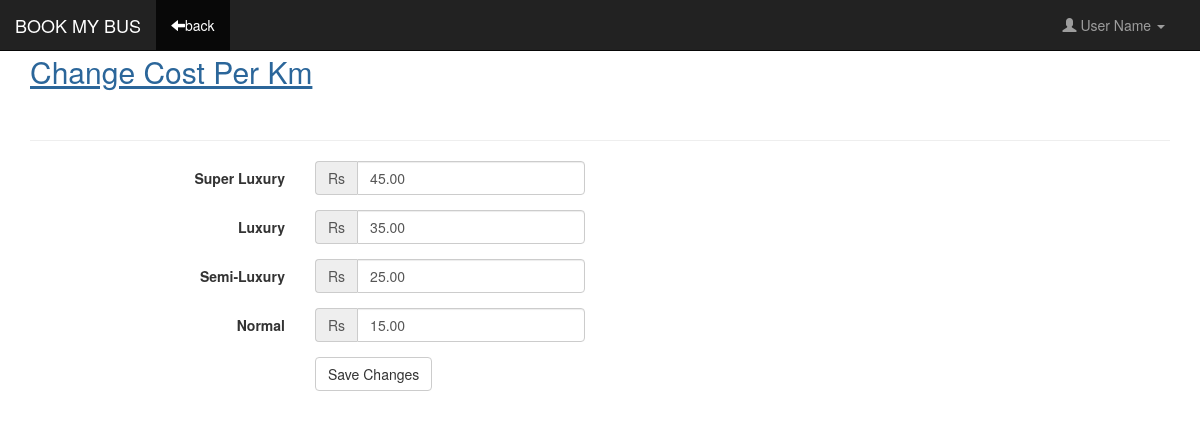
Screenshot of /PHP_Files/ChangeCost.php with the database file from the repository.
### tables this page shows
create table CostPerKm (
    BusType varchar(15),
    CostPerKm Numeric(4,2) not null,
    Primary Key(BusType)
);

### DaoImpl1/CostPerKmDao.php (called while the page is built, shortened)
<?php
require_once '../Modal/PhpClasses1.php';
class CostPerKmDao
{
    public function getCostPerKmData($conn)
    {
        $sql = "select BusType,CostPerKm  from CostPerKm order by CostPerKm DESC ";
        $stmt = $conn->prepare($sql);
        $stmt->execute();
        $result = $stmt->get_result();
        $Costs = array();
        while ($row = $result->fetch_assoc()) {
            $Costs[] = new CostPerKm($row['BusType'], $row['CostPerKm']);
        }
        return $Costs;
    }
}

### Controller/AdminController.php (called while the page is built, shortened)
<?php
include_once '../DaoImpl1/CostPerKmDao.php';
class AdminController
{
    private static $Admin;
    private static $CostPerKm;
    private static function init()
    {
        if (AdminController::$Admin == null) {
            AdminController::$Admin = new AdminDao();
            AdminController::$CostPerKm = new CostPerKmDao();
        }
    }
    public static function getCostPerKmData($conn){
       return AdminController::$CostPerKm->getCostPerKmData($conn);
    }
}
?>

### Modal/PhpClasses1.php (called while the page is built, shortened)
<?php
Class CostPerKm{
    private $CostPerKm;
    public function __construct($BusType, $CostPerKm)
    {
        $this->CostPerKm = $CostPerKm;
    }
    public function getCostPerKm()
    {
        return $this->CostPerKm;
    }
}

### PHP_Files/ChangeCost.php (the view, shortened to what this page needs)
<!DOCTYPE html>
<html lang="en">
<head>
    <link rel="stylesheet" href="https://maxcdn.bootstrapcdn.com/bootstrap/3.3.7/css/bootstrap.min.css">
    <link href="https://cdnjs.cloudflare.com/ajax/libs/select2/4.0.3/css/select2.min.css" rel="stylesheet" />
    <?php include_once '../Controller/AdminController.php'?>
</head>
<body><nav class="navbar navbar-inverse navbar-fixed-top">
    <div class="container-fluid">
        <div class="navbar-header">
            <a class="navbar-brand" href="#">BOOK MY BUS</a>
        </div>
        <div class="collapse navbar-collapse" id="myNavbar">
            <ul class="nav navbar-nav navbar-right">
                <li class="dropdown">
                    <a class="dropdown-toggle" data-toggle="dropdown" href="#" style="margin-right: 20px">
                        <i class="glyphicon glyphicon-user"></i>&nbsp;User Name <span class="caret"></span></a>
                </li>
            </ul>
            <ul class="nav navbar-nav">
                <li class="active"><a href="index1.php"><i class="glyphicon glyphicon-arrow-left"></i>back</a></li>
            </ul>
        </div>
    </div>
</nav>
<?php $costs=AdminController::getCostPerKmData($mysqli);  ?>
<div class="container set1" id="addLocation">
    <div class="page-header"><h2 style="color: #2b669a"><u>Change Cost Per Km</u><br><br></h2></div>
    <div class="row">
        <form name="proForm" method="post" class="form-horizontal" onsubmit="return validate()">
            <div class="form-group">
                <label class="col-xs-3 control-label">Super Luxury</label>
                <div class="col-xs-3 inputGroupContainer">
                    <div class="input-group">
                        <span class="input-group-addon">Rs</span>
                        <?php echo'<input type="number" class="form-control" name="Su-Lu" value="'.htmlspecialchars($costs[0]->getCostPerKm()).'"/>'; ?>
                    </div>
                </div>
            </div>
            <div class="form-group">
                <label class="col-xs-3 control-label">Luxury</label>
                <div class="col-xs-3 inputGroupContainer">
                    <div class="input-group">
                        <span class="input-group-addon">Rs</span>
                        <?php echo'<input type="number" class="form-control" name="Lu" value="'.htmlspecialchars($costs[1]->getCostPerKm()).'"/>';?>
                    </div>
                </div>
            </div>
            <div class="form-group">
                <label class="col-xs-3 control-label">Semi-Luxury</label>
                <div class="col-xs-3 inputGroupContainer">
                    <div class="input-group">
                        <span class="input-group-addon">Rs</span>
                        <?php echo'<input type="number" class="form-control" name="Se-Lu" value="'.htmlspecialchars($costs[2]->getCostPerKm()).'" />';?>
                    </div>
                </div>
            </div>
            <div class="form-group">
                <label class="col-xs-3 control-label">Normal</label>
                <div class="col-xs-3 inputGroupContainer">
                    <div class="input-group">
                        <span class="input-group-addon">Rs</span>
                        <?php echo'<input type="number" class="form-control" name="No" value="'.htmlspecialchars($costs[3]->getCostPerKm()).'" />';?>
                    </div>
                </div>
            </div>
            <div class="form-group">
                <div class="col-xs-5 col-xs-offset-3">
                    <button type="submit" class="btn btn-default" name="but4">Save Changes</button>
                </div>
            </div>
        </form>
    </div>
</div>
</body>
</html>

### PHP_Files/ChangeCost.php (style rules this page uses)
.set1 { margin-top: -5px; padding-top: 20px; }

### rows the page displays
costperkm: Su-Lu "45.00"
costperkm: Lu "35.00"
costperkm: Se-Lu "25.00"
costperkm: No "15.00"
